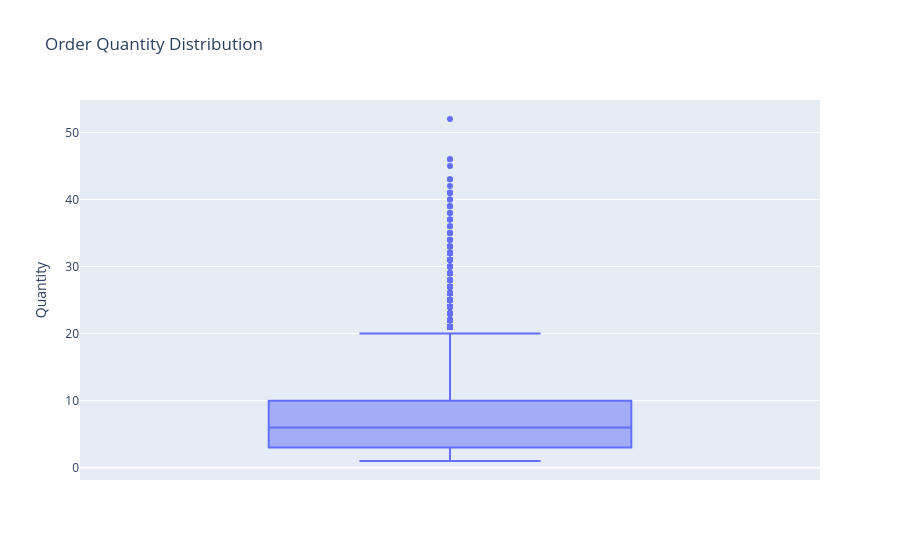

Source (notebook cell):
### Code cell
fig = px.box(order_dist,
y ='Quantity',
title = "Order Quantity Distribution"
)

fig.show()

### Figure 1 — Plotly figure (JSON) as saved in the notebook; plotly's stock layout.template omitted (floating-point values rounded to 4 significant figures; data arrays with more than 128 entries replaced by an {"elided": "..."} marker saying what was removed)
{"data": [{"alignmentgroup": "True", "hovertemplate": "Quantity=%{y}<extra></extra>", "legendgroup": "", "marker": {"color": "#636efa"}, "name": "", "notched": false, "offsetgroup": "", "orientation": "v", "showlegend": false, "type": "box", "x0": " ", "xaxis": "x", "y": {"elided": "5009 int values"}, "y0": " ", "yaxis": "y"}], "layout": {"boxmode": "group", "legend": {"tracegroupgap": 0}, "title": {"text": "Order Quantity Distribution"}, "xaxis": {"anchor": "y", "domain": [0, 1]}, "yaxis": {"anchor": "x", "domain": [0, 1], "title": {"text": "Quantity"}}}}
